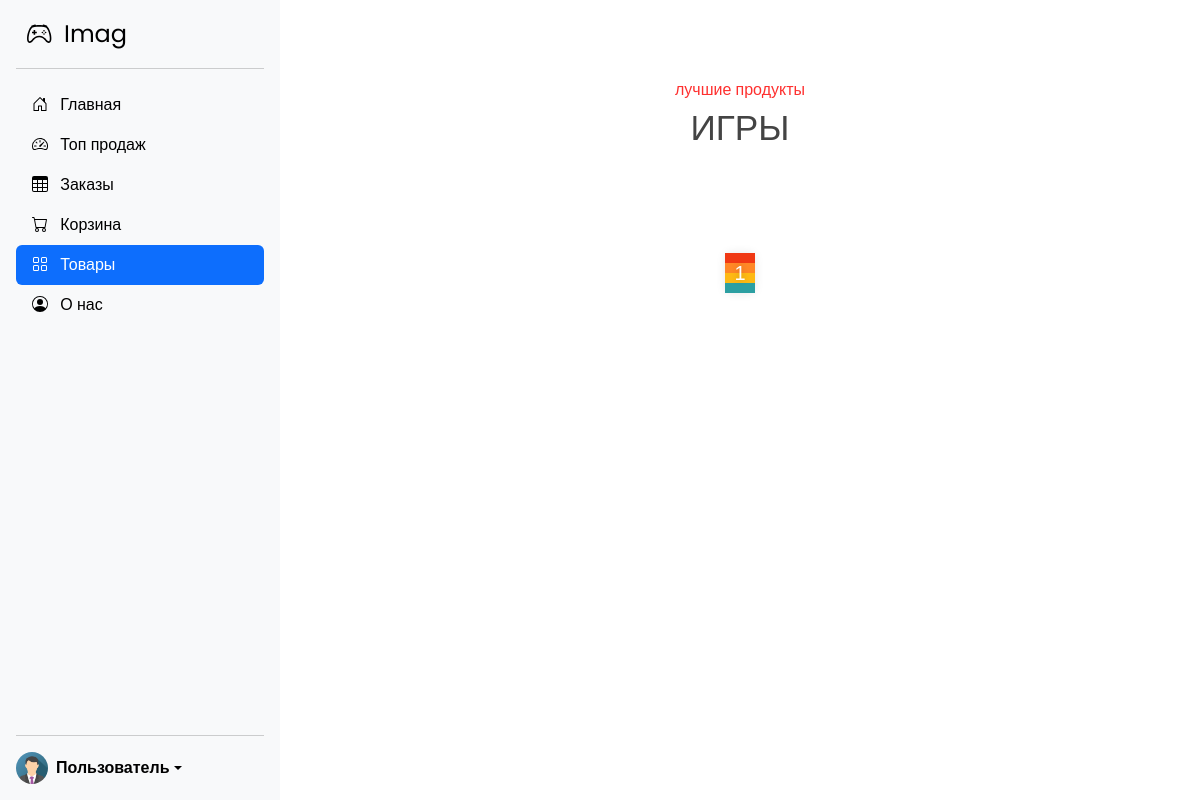
Page /goods/ on the earlier database version.
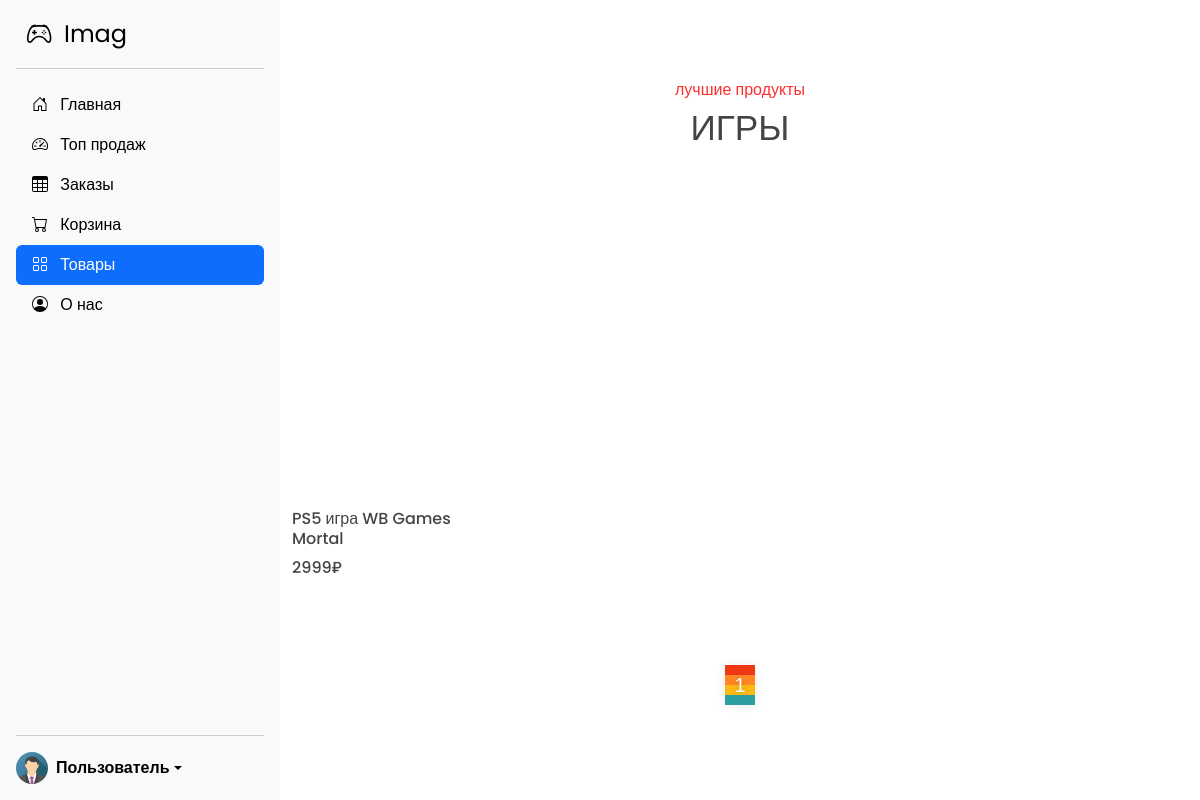
Same page on the later database version.
### imagazine/goods/models.py (models this page shows, shortened)
class Game(models.Model):
    name = models.TextField(max_length=25)
    description = models.TextField(max_length=250)
    category = models.ManyToManyField(CategoryGame)
    compatibility = models.ForeignKey(ModelConsole, on_delete=models.CASCADE)
    status = models.ForeignKey(Status, on_delete=models.CASCADE)
    developer = models.ForeignKey(Developer, on_delete=models.CASCADE)
    count = models.PositiveIntegerField()
    price = models.PositiveIntegerField()

class GalleryGame(models.Model):
    image = models.ImageField(upload_to='images/goods/game/')
    good = models.ForeignKey(Game, on_delete=models.CASCADE, related_name='photos')

### imagazine/goods/views.py (the view)
# urls.py: path('', GamesIndexView.as_view(), name='index')]
class GamesIndexView(ListView):
    paginate_by = 8
    template_name = 'goods/index.html'
    context_object_name = 'games'
    def get_context_data(self, **kwargs: Any) -> dict[str, Any]:
        context = super().get_context_data(**kwargs)
        context['title'] = 'Игры'
        return context
    def get_queryset(self):
        return Game.objects.all().order_by('-count')

### templates/goods/index.html (shortened to what this page needs)
{% extends "goods/goods.html" %}
{% load bootstrap5 %}
{% load static %}
{% block full_content %}
<section class="section-products">
    <div class="container">
            <div class="row justify-content-center text-center">
                    <div class="col-md-8 col-lg-6">
                            <div class="header">
                                    <h3>лучшие продукты</h3>
                                    <h2>ИГРЫ</h2>
                            </div>
                    </div>
            </div>
            <div class="row">
                {% for game in page_obj %}
                    <div class="col-md-6 col-lg-4 col-xl-3">
                            <div id="product-1" class="single-product">
                                    <div class="part-1" style="background: url({{game.photos.all.first.image.url}}) no-repeat center;    background-size: contain;
                                    height: 100vh;
                                    background-position: center;
                                    background-repeat: no-repeat;">
                                    </div>
                                    <div class="part-2">
                                            <h3 class="product-title">{{ game.name }}</h3>
                                            <h4 class="product-price">{{ game.price }}₽</h4>
                                    </div>
                            </div>
                    </div>
                    {% endfor %}
            </div>
    </div>
</section>
<nav class="pagination-outer" aria-label="Page navigation">
        <ul class="pagination">
                {% for p in paginator.page_range %}
            {% if page_obj.number == p %}
            <li class="page-item active"><a class="page-link" href="?page={{ p }}">{{p}}</a></li>
            {% elif p >= page_obj.number|add:-2 and p <= page_obj.number|add:2 %}
            <li class="page-item"><a class="page-link" href="?page={{ p }}">{{p}}</a></li>
            {% endif %}
            {% endfor %}
        </ul>
    </nav>
{% endblock full_content %}

Differences in the rows shown:
added Game: name "PS5 игра WB Games Mortal", price "2999"
